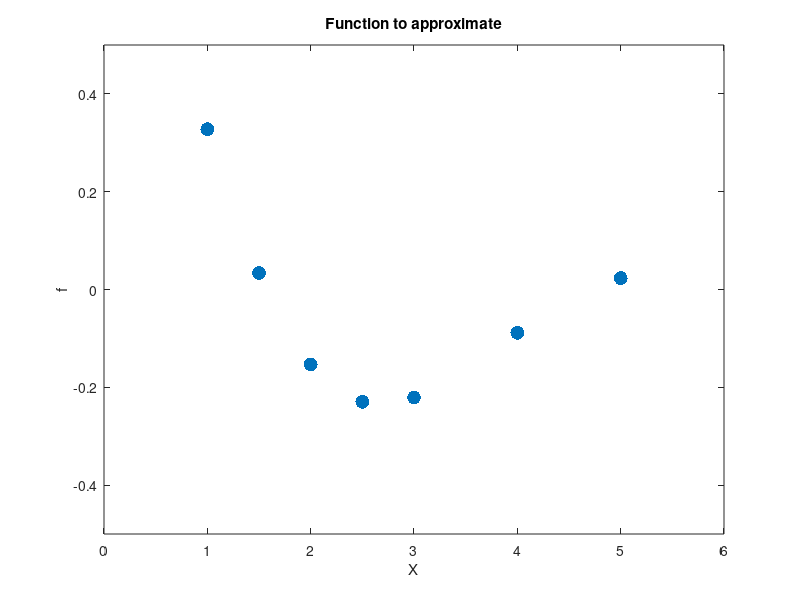

MATLAB code to generate this figure: (Note: this script raises an error after producing the figure.)
X = [1 1.5 2 2.5 3 4 5];
f = exp(X.*(-1/2)).*cos(X);
%f = [0.3277 0.0644 -0.5048 -1.2148 -1.8014 -1.5858 0.8602]; %Not in
%radians

plot(X,f,'.','markersize',30)
axis([0 6 -0.5 0.5])
title('Function to approximate')
xlabel('X')
ylabel('f')

spread = 0.8;
net = newgrnn(X,f,spread);
A = net(X);

hold on
outputline = plot(X,A,'.','markersize',30,'color',[1 0 0]);
title('Create and test y network')
xlabel('X')
ylabel('f and A')

x = 0:0.1:6;
y = net(x);
plot(x,y,'linewidth',2,'color',[1 0 0])
title('Function to approximate')
xlabel('X and x')
ylabel('f and y')

spread = 0.3;
net = newgrnn(X,f,spread);
A = net(X);

hold on
outputline = plot(X,A,'.','markersize',30,'color',[0 1 0]);
title('Create and test y network')
xlabel('X')
ylabel('f and A')

x = 0:0.1:6;
y = net(x);
plot(x,y,'linewidth',2,'color',[0 1 0])
title('Function to approximate')
xlabel('X and x')
ylabel('f and y')
